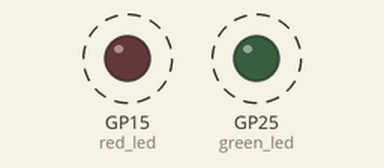
The program below on a simulated Raspberry Pi Pico running MicroPython. Shown: output pins drawn as LEDs (lit = HIGH). Dashed ring = blinking. At 50.0 s the program stops and its outputs stay as they are.

Above: at 0.05 s.
Timing chart, 0 to 3.0 s (numbered marks = the images above):
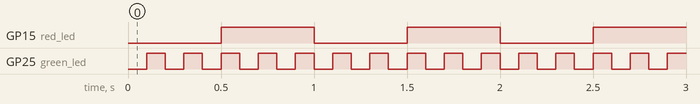

Measured:
- by itself, GP15 (red_led): alternates HIGH for 0.50 s and LOW for 0.50 s, 100 changes in all, then stays LOW
- by itself, GP25 (green_led): alternates HIGH for 0.10 s and LOW for 0.10 s, 100 changes in all, then stays LOW

The program:

main3.py
```python
from machine import Timer, Pin

green_led = Pin("LED",Pin.OUT)
red_led = Pin(15,Pin.OUT)

green_led_count=0
red_led_count=0

def green_led_mycallback(t:Timer):
    global green_led_count
    green_led_count+=1
    #print(f"目前 mycallback 被執行：{count}次")
    green_led.toggle() #LED 改變狀態
    if green_led_count >= 100:
        t.deinit()

green_led_timer = Timer(period=100,mode=Timer.PERIODIC,callback=green_led_mycallback) #註冊功能，會在背景自動執行

green_led_count=0
def green_led_mycallback(t:Timer):
    global red_led_count
    red_led_count+=1
    #print(f"目前 mycallback 被執行：{count}次")
    red_led.toggle() #LED 改變狀態
    if red_led_count >= 100:
        t.deinit()

green_led_timer = Timer(period=500,mode=Timer.PERIODIC,callback=green_led_mycallback) #註冊功能，會在背景自動執行
```
